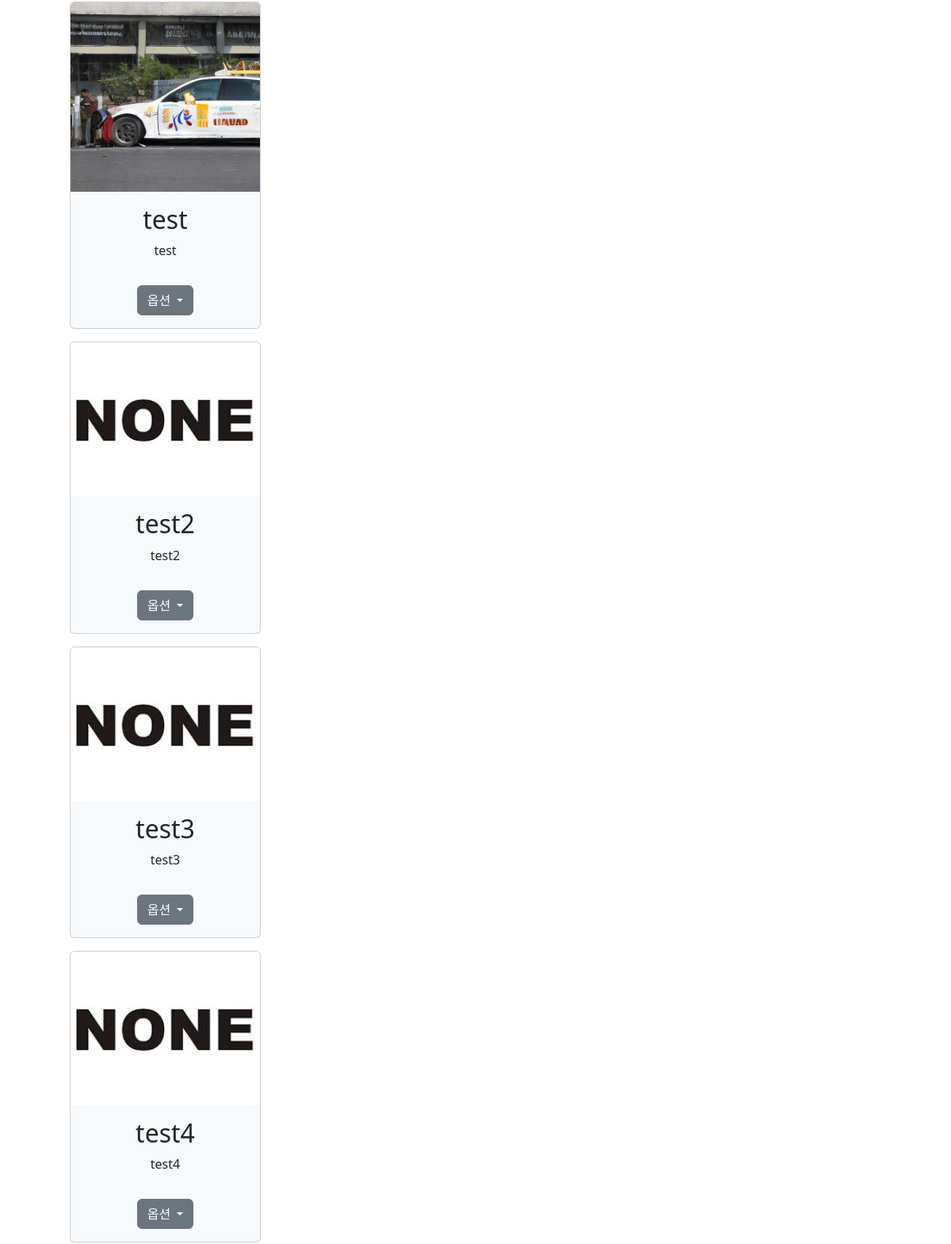
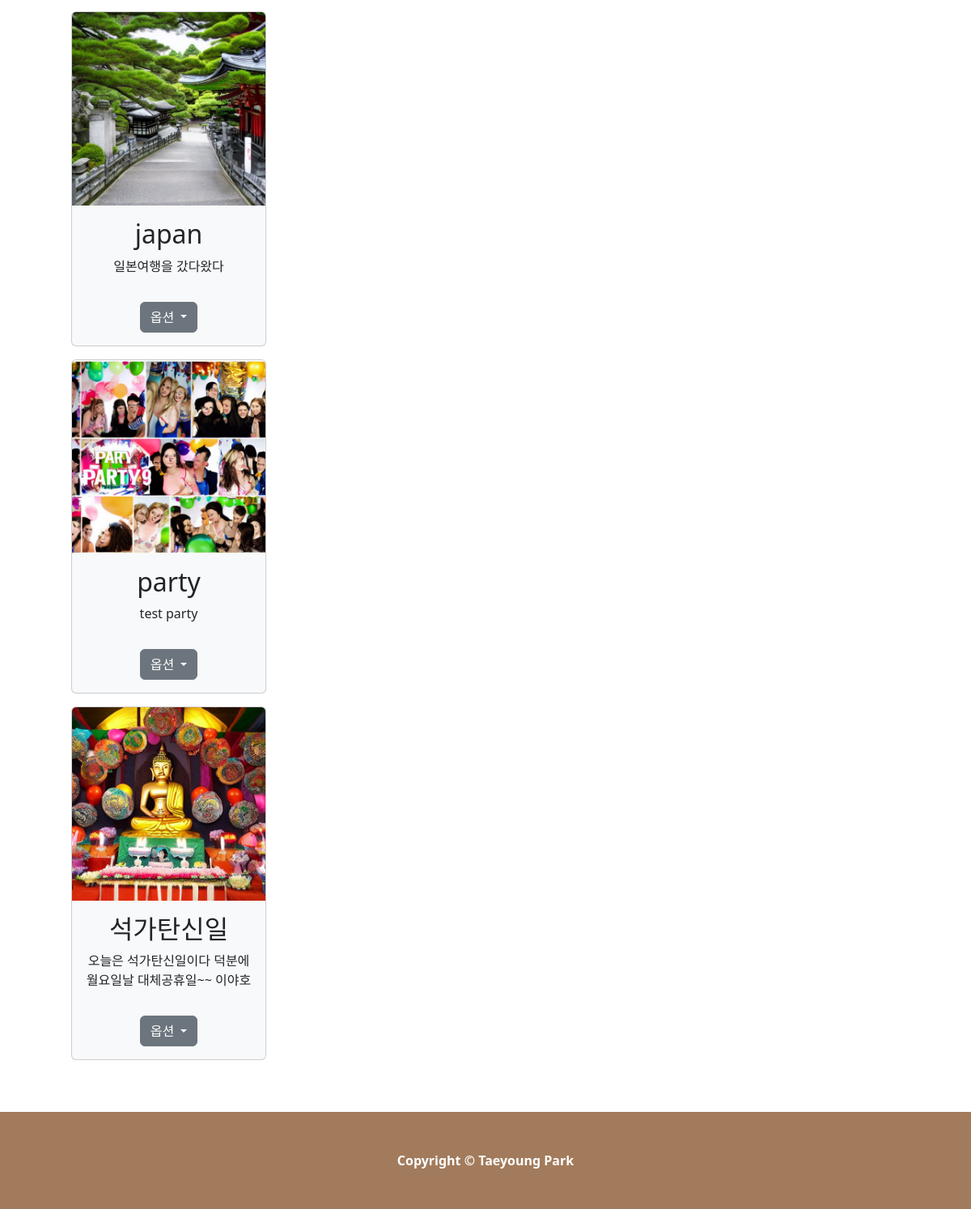
Page /main/ (signed in, lower part) on the earlier database version (2 pictures, top to bottom).
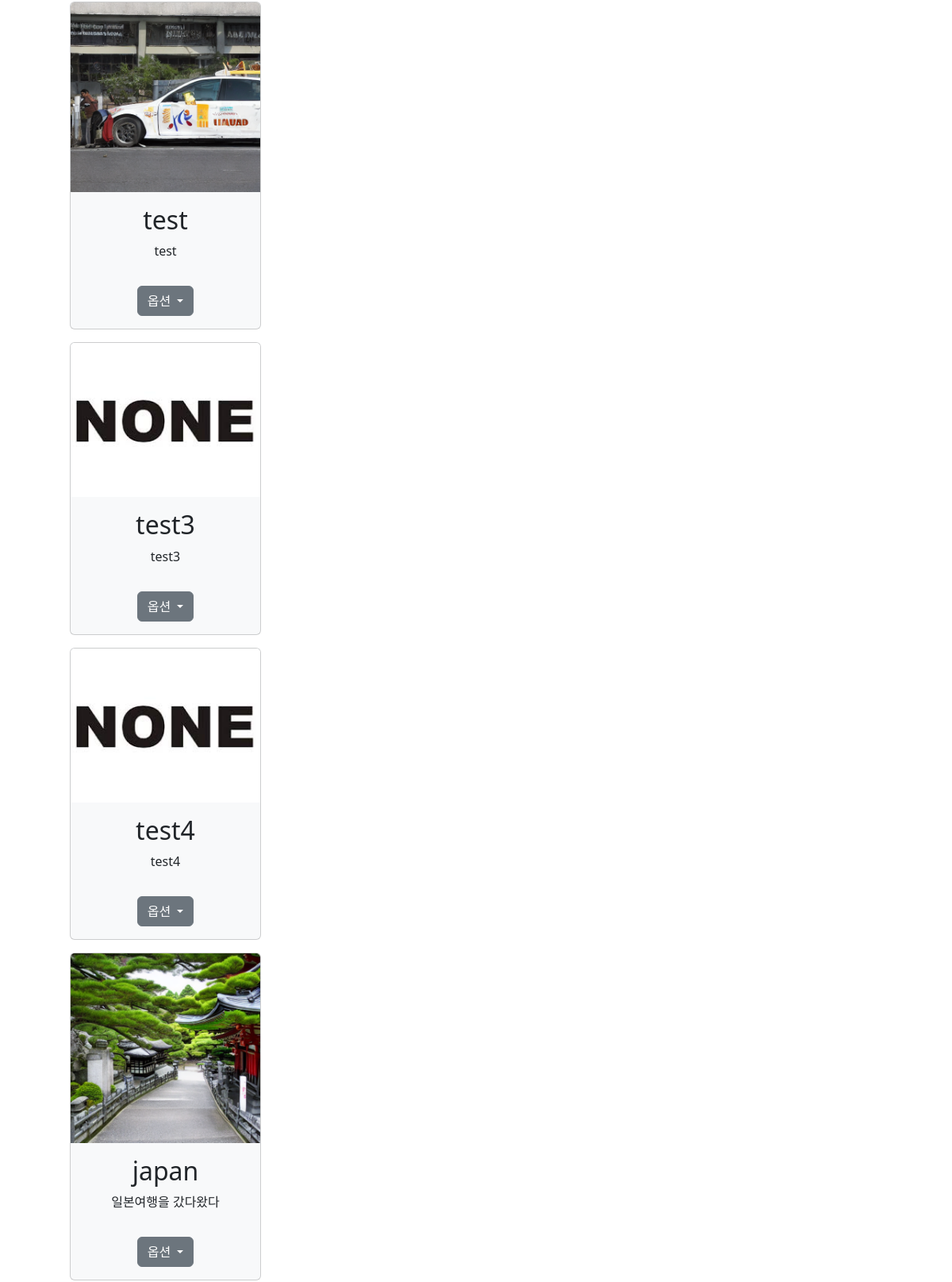
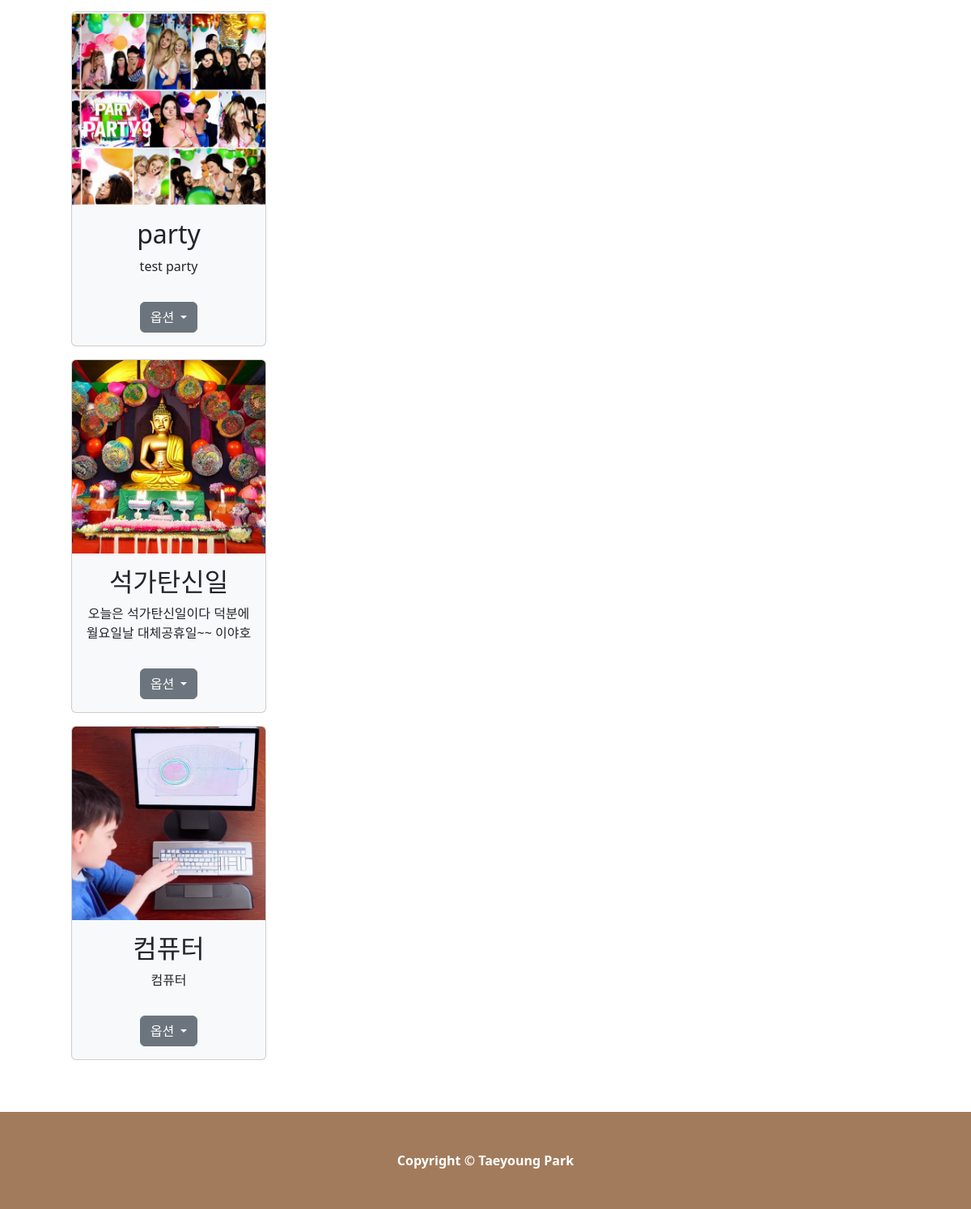
Same page on the later database version (2 pictures, top to bottom).
### photo_studio/models.py (models this page shows, shortened)
class Album(models.Model):
    owner = models.ForeignKey(User, on_delete=models.CASCADE, verbose_name="사용자")
    title = models.CharField(max_length=50, verbose_name="제목")
    start_date = models.DateField(verbose_name="시작일", blank=True, null=True)
    end_date = models.DateField(verbose_name="종료일", blank=True, null=True)
    description = models.CharField(max_length=100, verbose_name="설명")
    thumbnail = models.ImageField(upload_to="static/thumbnail", verbose_name="썸네일", default="", null=False)
    class Meta:
        verbose_name = "앨범"
        verbose_name_plural = "앨범"

### photo_studio/views.py (the view)
# urls.py: path('main/', main, name='main'),
@login_required
def main(request):
    context = {}
    try:
        albums = Album.objects.filter(owner=request.user)
    except Album.DoesNotExist:
        albums = None
    context['albums'] = albums
    return render(request, 'photo_studio/main.html', context=context)

### templates/photo_studio/main.html (shortened to what this page needs)
{% extends 'photo_studio/base.html' %}
{% block content %}
    <section class="py-5">
        <div class="container px-4 px-lg-5 mt-5">
            <div class="grid gx-4 gx-lg-5 row-cols-1 row-cols-md-2 row-cols-lg-3 row-cols-xl-4 justify-content-center">
                {% if albums %}
                    {% for album in albums %}
                        <div class="grid-item"style="padding-left:10px; padding-right:10px;">
                            <div id="studio" class="card text-dark bg-light mb-3">
                                <div onclick="location.href='{% url "photo_studio:album" album_id=album.id %}'">
                                    <img {% if album.thumbnail %} src="{{ album.thumbnail.url }}"{% endif %}alt="AI 이미지 생성 예정" class="card-img-top">
                                    <div class="card-body">
                                        <div class="text-center">
                                            <h2 class="card-title">{{ album.title }}</h2>
                                            <p class="card-text">{{ album.description }}</p>
                                        </div>
                                    </div>
                                </div>
                                <div class="card-body dropdown text-center">
                                    <button class="btn btn-secondary dropdown-toggle" type="button" data-bs-toggle="dropdown" aria-expanded="false">
                                        옵션
                                    </button>
                                </div>
                            </div>
                        </div>
                    {% endfor %}
                {% else %}
                <h1 style="text-align:center; padding:10px;">앨범을 추가해주세요.</h1>
                {% endif %}
            </div>
        </div>
    </section>
{% endblock content %}

### templates/photo_studio/base.html (shortened to what this page needs)
{% load static %}
<!DOCTYPE html>
<html lang="kr">
    <head>
        <link href="{% static 'css/bootstrap.min.css' %}" rel="stylesheet">
    </head>
    <body class="d-flex flex-column min-vh-100" style="height:100%;">
        <div style="height:100%;">
        {% block content %}{% endblock content %}
        </div>
        <div>
        {% include 'photo_studio/footer.html' %}
        </div>
    </body>
</html>

### templates/photo_studio/footer.html
<footer class="py-5 mt-auto" id="footer" style="background-color:#A27B5C; position:relative;">
    <div class="container"><p class="m-0 text-center text-white"><b>Copyright &copy; Taeyoung Park</b></p></div>
</footer>

Differences in the rows shown:
removed Album: thumbnail (placeholder picture), title "test2", description "test2"
added Album: thumbnail (picture), title "컴퓨터", description "컴퓨터"
